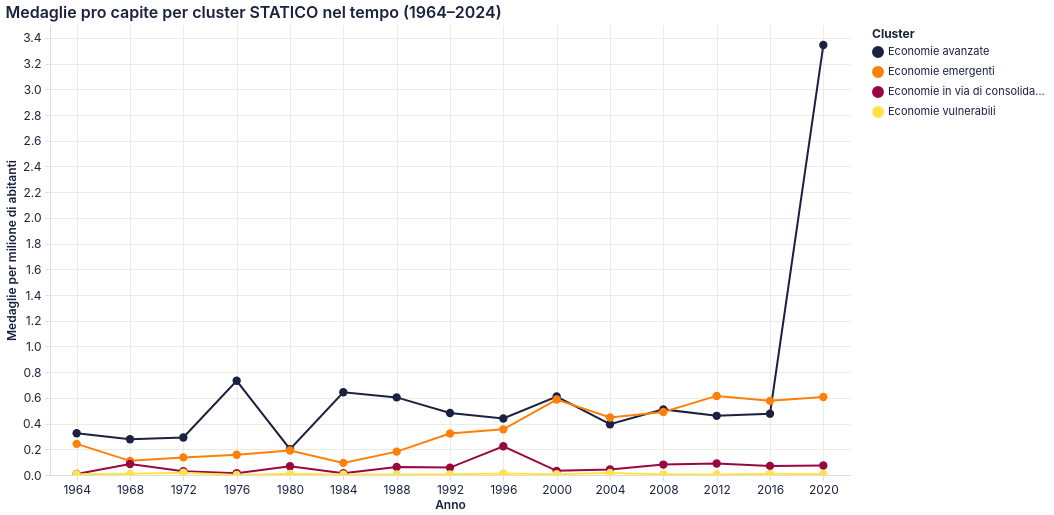

The specification (Vega-Lite) saved for this image:
### Vega-Lite specification from a JSON file in a GitHub repository (floating-point values rounded to 4 significant figures)
{"$schema": "https://vega.github.io/schema/vega-lite/v5.20.1.json", "config": {"arc": {"fill": "#1b2140"}, "area": {"fill": "#1b2140", "fillOpacity": 0.15, "line": true}, "axis": {"domainColor": "#e2ddd4", "grid": true, "gridColor": "#e2ddd4", "gridWidth": 0.6, "labelAngle": 0, "labelColor": "#1b2140", "labelFont": "Inter, system-ui, -apple-system, BlinkMacSystemFont, 'Segoe UI', Roboto, sans-serif", "labelFontSize": 12, "labelFontWeight": 400, "labelPadding": 4, "tickColor": "#e2ddd4", "tickSize": 5, "titleColor": "#1b2140", "titleFont": "Inter, system-ui, -apple-system, BlinkMacSystemFont, 'Segoe UI', Roboto, sans-serif", "titleFontSize": 12, "titleFontWeight": 600}, "axisBand": {"grid": false}, "background": "transparent", "bar": {"fill": "#1b2140"}, "legend": {"labelColor": "#1b2140", "labelFont": "Inter, system-ui, -apple-system, BlinkMacSystemFont, 'Segoe UI', Roboto, sans-serif", "labelFontSize": 11, "padding": 4, "symbolType": "circle", "title": null, "titleColor": "#1b2140", "titleFont": "Inter, system-ui, -apple-system, BlinkMacSystemFont, 'Segoe UI', Roboto, sans-serif", "titleFontSize": 12}, "line": {"stroke": "#1b2140", "strokeWidth": 2}, "mark": {"color": "#1b2140"}, "path": {"stroke": "#1b2140"}, "point": {"fill": "#1b2140", "filled": true}, "range": {"category": ["#1b2140", "#ff8009", "#9a0641", "#ffe34a", "#e7b6af", "#0088b0", "#e03830"]}, "rect": {"fill": "#1b2140"}, "shape": {"stroke": "#1b2140"}, "symbol": {"fill": "#1b2140"}, "title": {"anchor": "start", "color": "#1b2140", "font": "Inter, system-ui, -apple-system, BlinkMacSystemFont, 'Segoe UI', Roboto, sans-serif", "fontSize": 16, "fontWeight": 600, "subtitleColor": "#1b2140", "subtitleFont": "Inter, system-ui, -apple-system, BlinkMacSystemFont, 'Segoe UI', Roboto, sans-serif"}, "view": {"continuousHeight": 300, "continuousWidth": 400, "fill": null, "stroke": null}}, "data": {"name": "data-7b1ba5e6a631c8213769fce164f4cd34"}, "datasets": {"data-7b1ba5e6a631c8213769fce164f4cd34": [{"cluster_label": "Economie avanzate", "medaglie_pro_capite": 0.3247, "year": 1964}, {"cluster_label": "Economie avanzate", "medaglie_pro_capite": 0.2778, "year": 1968}, {"cluster_label": "Economie avanzate", "medaglie_pro_capite": 0.2914, "year": 1972}, {"cluster_label": "Economie avanzate", "medaglie_pro_capite": 0.7329, "year": 1976}, {"cluster_label": "Economie avanzate", "medaglie_pro_capite": 0.2005, "year": 1980}, {"cluster_label": "Economie avanzate", "medaglie_pro_capite": 0.644, "year": 1984}, {"cluster_label": "Economie avanzate", "medaglie_pro_capite": 0.6036, "year": 1988}, {"cluster_label": "Economie avanzate", "medaglie_pro_capite": 0.4823, "year": 1992}, {"cluster_label": "Economie avanzate", "medaglie_pro_capite": 0.4396, "year": 1996}, {"cluster_label": "Economie avanzate", "medaglie_pro_capite": 0.6104, "year": 2000}, {"cluster_label": "Economie avanzate", "medaglie_pro_capite": 0.3947, "year": 2004}, {"cluster_label": "Economie avanzate", "medaglie_pro_capite": 0.5103, "year": 2008}, {"cluster_label": "Economie avanzate", "medaglie_pro_capite": 0.4602, "year": 2012}, {"cluster_label": "Economie avanzate", "medaglie_pro_capite": 0.477, "year": 2016}, {"cluster_label": "Economie avanzate", "medaglie_pro_capite": 3.344, "year": 2020}, {"cluster_label": "Economie emergenti", "medaglie_pro_capite": 0.2423, "year": 1964}, {"cluster_label": "Economie emergenti", "medaglie_pro_capite": 0.1101, "year": 1968}, {"cluster_label": "Economie emergenti", "medaglie_pro_capite": 0.1369, "year": 1972}, {"cluster_label": "Economie emergenti", "medaglie_pro_capite": 0.1578, "year": 1976}, {"cluster_label": "Economie emergenti", "medaglie_pro_capite": 0.1902, "year": 1980}, {"cluster_label": "Economie emergenti", "medaglie_pro_capite": 0.09442, "year": 1984}, {"cluster_label": "Economie emergenti", "medaglie_pro_capite": 0.1818, "year": 1988}, {"cluster_label": "Economie emergenti", "medaglie_pro_capite": 0.3232, "year": 1992}, {"cluster_label": "Economie emergenti", "medaglie_pro_capite": 0.3554, "year": 1996}, {"cluster_label": "Economie emergenti", "medaglie_pro_capite": 0.5869, "year": 2000}, {"cluster_label": "Economie emergenti", "medaglie_pro_capite": 0.4468, "year": 2004}, {"cluster_label": "Economie emergenti", "medaglie_pro_capite": 0.49, "year": 2008}, {"cluster_label": "Economie emergenti", "medaglie_pro_capite": 0.6151, "year": 2012}, {"cluster_label": "Economie emergenti", "medaglie_pro_capite": 0.5768, "year": 2016}, {"cluster_label": "Economie emergenti", "medaglie_pro_capite": 0.6066, "year": 2020}, {"cluster_label": "Economie in via di consolidamento", "medaglie_pro_capite": 0.007916, "year": 1964}, {"cluster_label": "Economie in via di consolidamento", "medaglie_pro_capite": 0.08528, "year": 1968}, {"cluster_label": "Economie in via di consolidamento", "medaglie_pro_capite": 0.0297, "year": 1972}, {"cluster_label": "Economie in via di consolidamento", "medaglie_pro_capite": 0.01359, "year": 1976}, {"cluster_label": "Economie in via di consolidamento", "medaglie_pro_capite": 0.06851, "year": 1980}, {"cluster_label": "Economie in via di consolidamento", "medaglie_pro_capite": 0.01369, "year": 1984}, {"cluster_label": "Economie in via di consolidamento", "medaglie_pro_capite": 0.06268, "year": 1988}, {"cluster_label": "Economie in via di consolidamento", "medaglie_pro_capite": 0.05755, "year": 1992}, {"cluster_label": "Economie in via di consolidamento", "medaglie_pro_capite": 0.2236, "year": 1996}, {"cluster_label": "Economie in via di consolidamento", "medaglie_pro_capite": 0.03225, "year": 2000}, {"cluster_label": "Economie in via di consolidamento", "medaglie_pro_capite": 0.04305, "year": 2004}, {"cluster_label": "Economie in via di consolidamento", "medaglie_pro_capite": 0.0812, "year": 2008}, {"cluster_label": "Economie in via di consolidamento", "medaglie_pro_capite": 0.08903, "year": 2012}, {"cluster_label": "Economie in via di consolidamento", "medaglie_pro_capite": 0.07068, "year": 2016}, {"cluster_label": "Economie in via di consolidamento", "medaglie_pro_capite": 0.07426, "year": 2020}, {"cluster_label": "Economie vulnerabili", "medaglie_pro_capite": 0.006267, "year": 1964}, {"cluster_label": "Economie vulnerabili", "medaglie_pro_capite": 0.008958, "year": 1968}, {"cluster_label": "Economie vulnerabili", "medaglie_pro_capite": 0.01817, "year": 1972}, {"cluster_label": "Economie vulnerabili", "medaglie_pro_capite": 0.0004298, "year": 1976}, {"cluster_label": "Economie vulnerabili", "medaglie_pro_capite": 0.008936, "year": 1980}, {"cluster_label": "Economie vulnerabili", "medaglie_pro_capite": 0.004337, "year": 1984}, {"cluster_label": "Economie vulnerabili", "medaglie_pro_capite": 0.004496, "year": 1988}, {"cluster_label": "Economie vulnerabili", "medaglie_pro_capite": 0.005151, "year": 1992}, {"cluster_label": "Economie vulnerabili", "medaglie_pro_capite": 0.01147, "year": 1996}, {"cluster_label": "Economie vulnerabili", "medaglie_pro_capite": 0.006055, "year": 2000}, {"cluster_label": "Economie vulnerabili", "medaglie_pro_capite": 0.01537, "year": 2004}, {"cluster_label": "Economie vulnerabili", "medaglie_pro_capite": 0.005344, "year": 2008}, {"cluster_label": "Economie vulnerabili", "medaglie_pro_capite": 0.004158, "year": 2012}, {"cluster_label": "Economie vulnerabili", "medaglie_pro_capite": 0.00901, "year": 2016}, {"cluster_label": "Economie vulnerabili", "medaglie_pro_capite": 0.00752, "year": 2020}]}, "encoding": {"color": {"field": "cluster_label", "scale": {"domain": ["Economie avanzate", "Economie emergenti", "Economie in via di consolidamento", "Economie vulnerabili"], "range": ["#1b2140", "#ff8009", "#9a0641", "#ffe34a"]}, "sort": ["Economie avanzate", "Economie emergenti", "Economie in via di consolidamento", "Economie vulnerabili"], "title": "Cluster", "type": "nominal"}, "tooltip": [{"field": "cluster_label", "title": "Cluster", "type": "nominal"}, {"field": "year", "title": "Anno", "type": "ordinal"}, {"field": "medaglie_pro_capite", "format": ".3f", "title": "Medaglie / milione ab.", "type": "quantitative"}], "x": {"field": "year", "title": "Anno", "type": "ordinal"}, "y": {"field": "medaglie_pro_capite", "title": "Medaglie per milione di abitanti", "type": "quantitative"}}, "height": 450, "mark": {"point": {"size": 70}, "type": "line"}, "params": [{"bind": "scales", "name": "param_20", "select": {"encodings": ["x", "y"], "type": "interval"}}], "title": "Medaglie pro capite per cluster STATICO nel tempo (1964–2024)", "width": 800}
